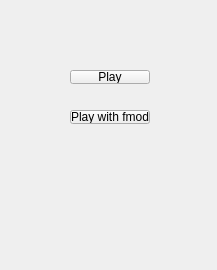
<?xml version="1.0" encoding="UTF-8"?>
<ui version="4.0">
 <class>MainWindow</class>
 <widget class="QMainWindow" name="MainWindow">
  <property name="geometry">
   <rect>
    <x>0</x>
    <y>0</y>
    <width>217</width>
    <height>270</height>
   </rect>
  </property>
  <property name="windowTitle">
   <string>MainWindow</string>
  </property>
  <widget class="QWidget" name="centralWidget">
   <widget class="QPushButton" name="pushButton">
    <property name="geometry">
     <rect>
      <x>70</x>
      <y>70</y>
      <width>80</width>
      <height>14</height>
     </rect>
    </property>
    <property name="text">
     <string>Play</string>
    </property>
   </widget>
   <widget class="QPushButton" name="pushButton_2">
    <property name="geometry">
     <rect>
      <x>70</x>
      <y>110</y>
      <width>80</width>
      <height>14</height>
     </rect>
    </property>
    <property name="text">
     <string>Play with fmod</string>
    </property>
   </widget>
  </widget>
 </widget>
 <layoutdefault spacing="6" margin="11"/>
 <resources/>
 <connections/>
</ui>
